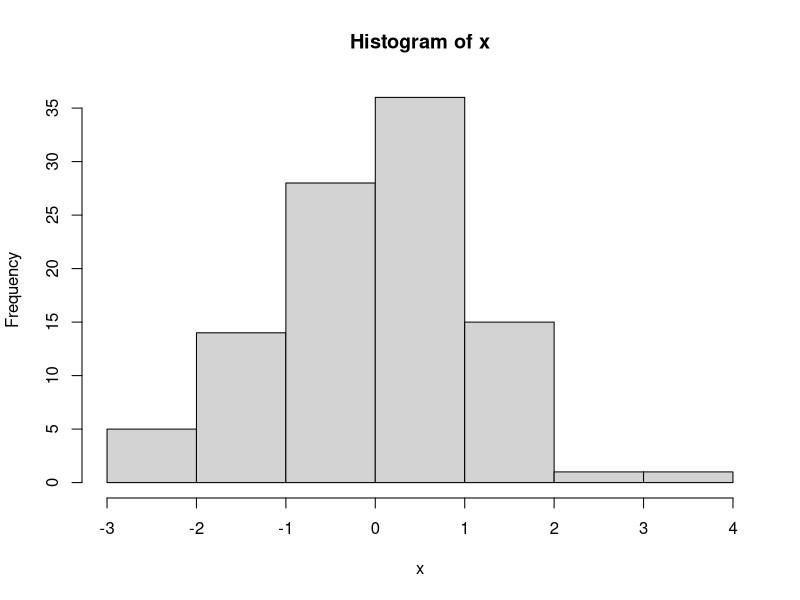

The R script that drew this image:
## ---- chunk 1
(x <- rnorm(100))
## ---- chunk 2
hist(x)
